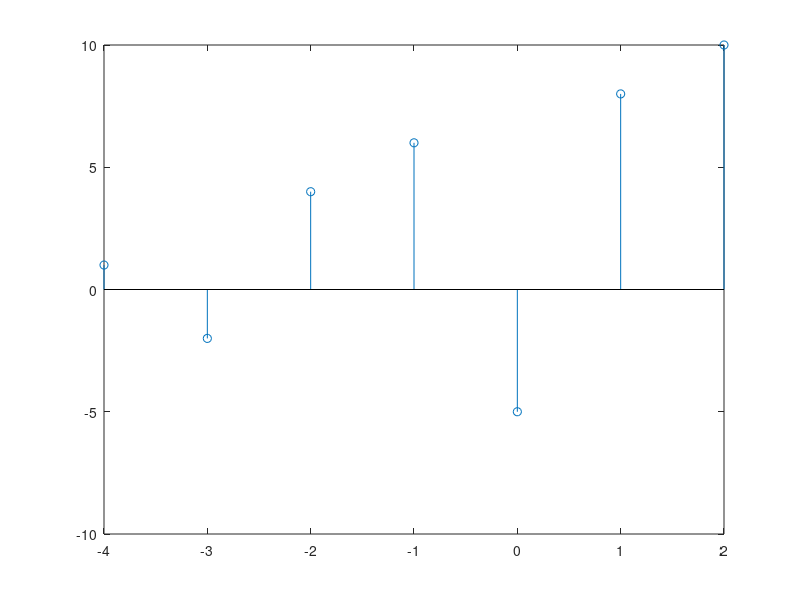
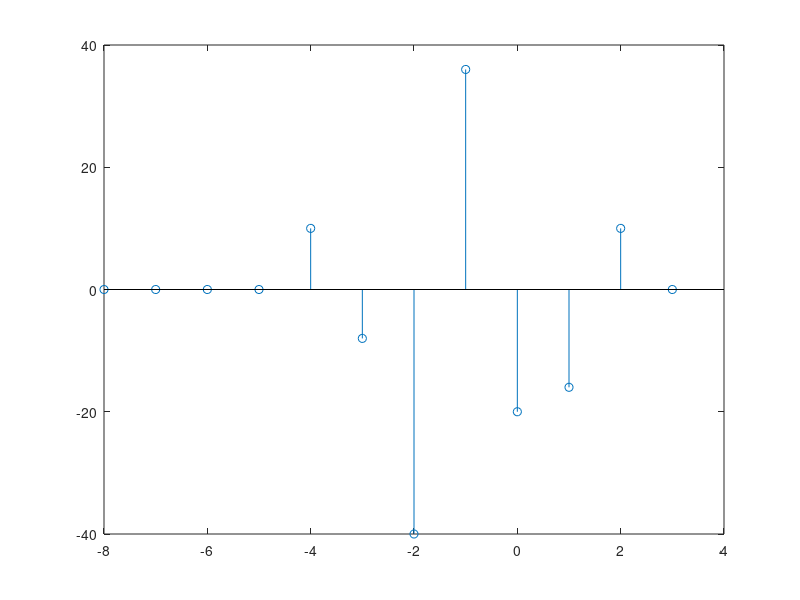

These figures' MATLAB source, in order:
x = [1 -2 4 6 -5 8 10];
n = [-4 -3 -2 -1 0 1 2];

n_total_start = min(n-4);
n_total_end = max(n+1);
n_total = [n_total_start:1:n_total_end];

x_total = zeros(1, length(n_total));

x_4 = x_total;
x_4(1:length(x)) = x;

x_1 = x_total;
x_1(end-length(x)+1:end) = x;

x_total = x_total + (x_4.*x_1);

x_2 = x(end:-1:1);
x_2 = x_2.*x;
xx_2 = x_total;
xx_2(5:4+length(x_2)) = x_2;

x_total = x_total + xx_2;


figure
stem(n,x)

figure
stem(n_total,x_total)
